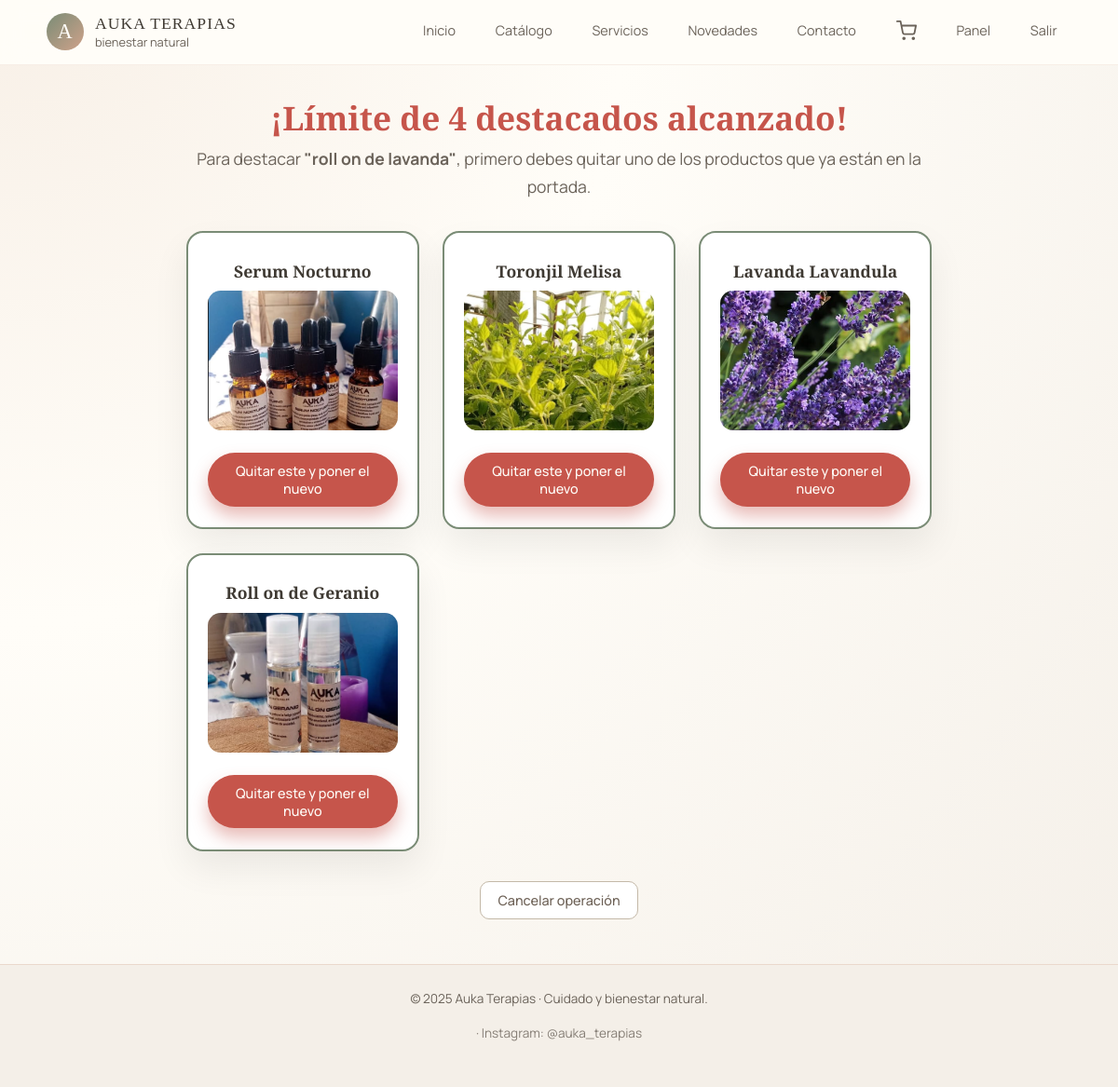
Before: /catalogo/destacar/3/ (signed in) with the older database file.
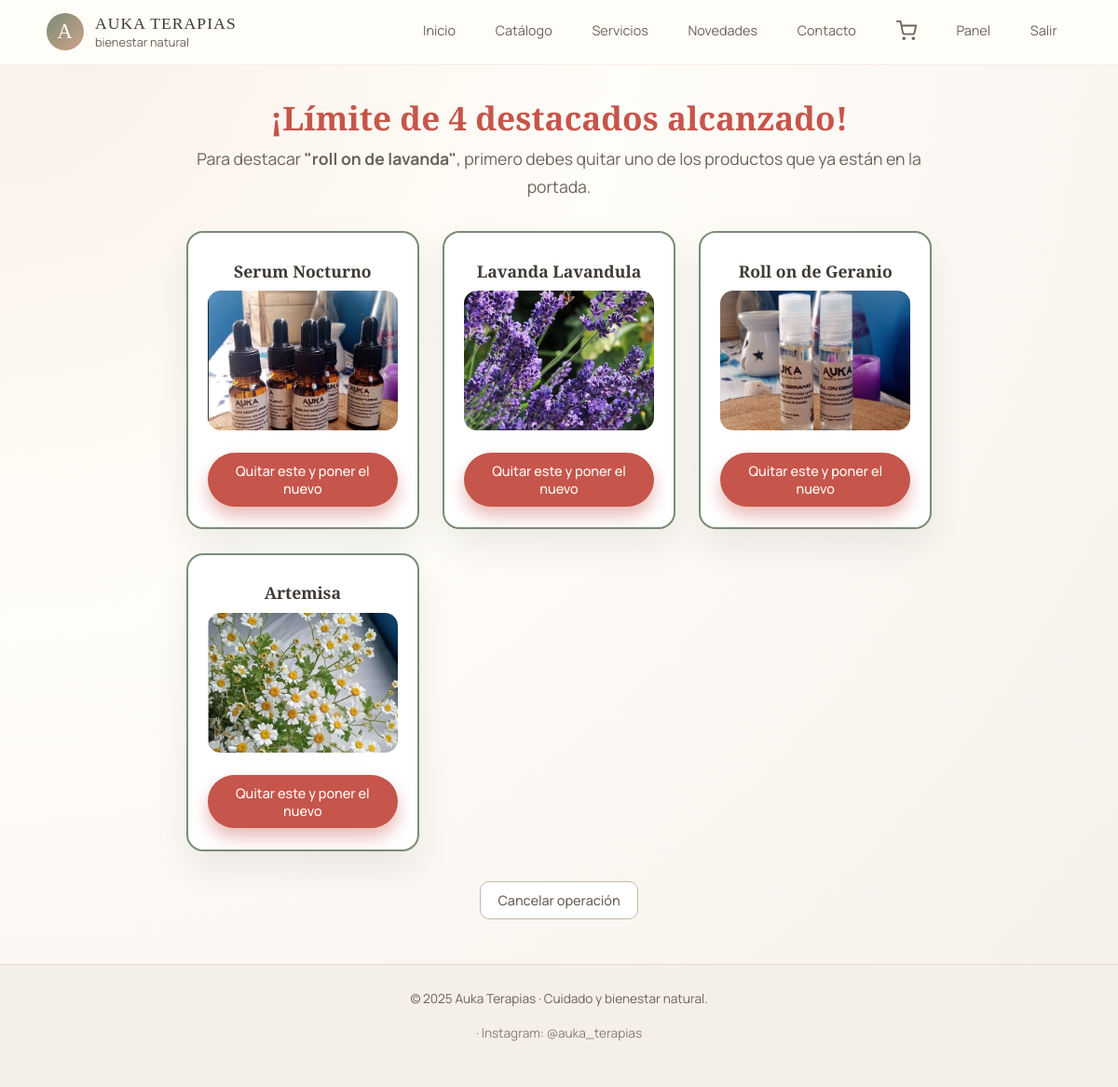
After: the same page with the newer database file.
### catalogo/models.py (models this page shows, shortened)
class Product(models.Model):
    TIPO_CHOICES = Category.TIPO_CHOICES
    tipo = models.CharField(max_length=10, choices=TIPO_CHOICES, default='catalogo')
    categoria = models.ForeignKey(Category, on_delete=models.CASCADE, related_name='productos')
    nombre = models.CharField(max_length=50)
    descripcion = models.TextField(max_length=255)
    precio = models.DecimalField(max_digits=10, decimal_places=2)
    imagen = models.ImageField(upload_to='productos/', blank=True, null=True)
    stock = models.PositiveIntegerField(default=0)
    activo = models.BooleanField(default=True)
    destacado = models.BooleanField(default=False, verbose_name="¿Destacado en Home?")

### catalogo/views.py (the view)
# urls.py: path('destacar/<int:pk>/', views.toggle_destacado, name='toggle_destacado'),
@login_required
@user_passes_test(es_staff)
def toggle_destacado(request, pk):
    producto_a_destacar = get_object_or_404(Product, pk=pk)
    if producto_a_destacar.destacado:
        producto_a_destacar.destacado = False
        producto_a_destacar.save()
        messages.success(request, f'"{producto_a_destacar.nombre}" ya no está destacado.')
        return redirect('catalogo:producto_lista')
    cantidad_destacados = Product.objects.filter(destacado=True).count()
    if cantidad_destacados >= 4:
        destacados_actuales = Product.objects.filter(destacado=True)
        return render(request, 'catalogo/administrar_destacados.html', {
            'nuevo_producto': producto_a_destacar,
            'destacados_actuales': destacados_actuales
        })
    producto_a_destacar.destacado = True
    producto_a_destacar.save()
    messages.success(request, f'"{producto_a_destacar.nombre}" ha sido destacado en el inicio.')
    return redirect('catalogo:producto_lista')

### carrito/context_processors.py (called while the page is built)
def contador_carrito(request):
    cart = request.session.get('cart', {})
    total_items = sum(cart.values())
    return {'total_items': total_items}

### catalogo/views.py (called while the page is built)
def es_staff(user):
    return user.is_staff

### catalogo/templates/catalogo/administrar_destacados.html (shortened to what this page needs)
{% extends 'core/base.html' %}
{% load filtros_extra %}
{% block content %}
<div style="max-width: 800px; margin: 0 auto; text-align: center;">
    <h1 style="color: #C6554B;">¡Límite de 4 destacados alcanzado!</h1>
    <p style="font-size: 1.1rem; margin-bottom: 2rem;">
        Para destacar <strong>"{{ nuevo_producto.nombre }}"</strong>, primero debes quitar uno de los productos que ya están en la portada.
    </p>
    <div class="grid">
        {% for prod in destacados_actuales %}
        <article class="card" style="border: 2px solid #7A8C76;">
            <h3>{{ prod.nombre }}</h3>
            {% if prod.imagen %}
                <img src="{{ prod.imagen.url }}" alt="{{ prod.nombre }}" style="height: 150px; object-fit: cover;">
            {% endif %}
            <div style="margin-top: 1rem;">
                <a href="{% url 'catalogo:intercambiar_destacado' old_pk=prod.pk new_pk=nuevo_producto.pk %}"
                   class="btn btn-danger"
                   style="font-size: 0.9rem; width: 100%;">
                   Quitar este y poner el nuevo
                </a>
            </div>
        </article>
        {% endfor %}
    </div>
    <div style="margin-top: 2rem;">
        <a href="{% url 'catalogo:producto_lista' %}" class="btn btn-ghost">Cancelar operación</a>
    </div>
</div>
{% endblock %}

Changed rows visible on the page:
no longer on this page (row edited): Product: nombre "Toronjil Melisa", imagen (picture)
now on this page (row edited): Product: nombre "Artemisa", imagen (picture)
